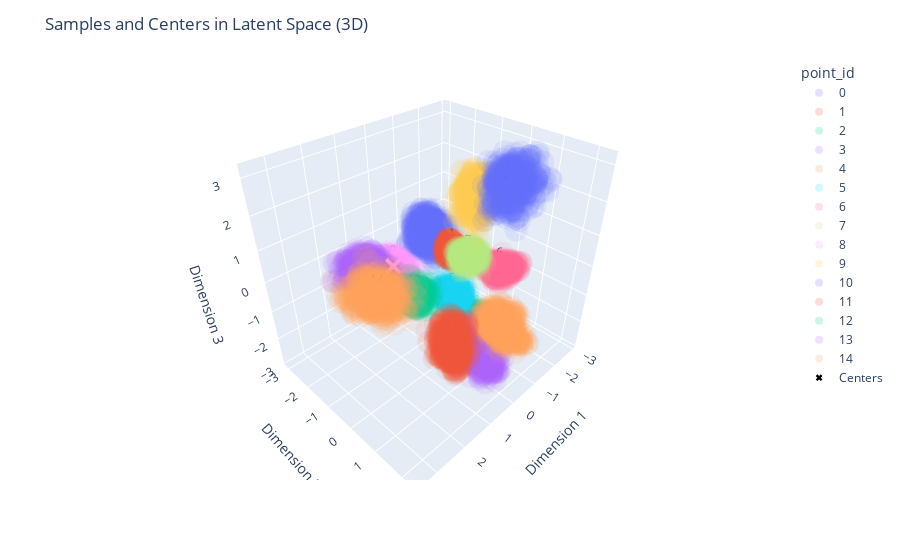

This figure's notebook cell:
### Code cell
plot_Z_samples_3D(samples_Z[-500:])

### Figure 1 — Plotly figure (JSON) as saved in the notebook; plotly's stock layout.template omitted (floating-point values rounded to 4 significant figures; data arrays with more than 128 entries replaced by an {"elided": "..."} marker saying what was removed)
{"data": [{"customdata": {"elided": "500x2 mixed values"}, "hovertemplate": "point_id=%{customdata[0]}<br>x=%{x}<br>y=%{y}<br>z=%{z}<br>sample_id=%{customdata[1]}<extra></extra>", "legendgroup": "0", "marker": {"color": "#636efa", "opacity": 0.1, "symbol": "circle"}, "mode": "markers", "name": "0", "scene": "scene", "showlegend": true, "type": "scatter3d", "x": {"elided": "500 float values"}, "y": {"elided": "500 float values"}, "z": {"elided": "500 float values"}}, {"customdata": {"elided": "500x2 mixed values"}, "hovertemplate": "point_id=%{customdata[0]}<br>x=%{x}<br>y=%{y}<br>z=%{z}<br>sample_id=%{customdata[1]}<extra></extra>", "legendgroup": "1", "marker": {"color": "#EF553B", "opacity": 0.1, "symbol": "circle"}, "mode": "markers", "name": "1", "scene": "scene", "showlegend": true, "type": "scatter3d", "x": {"elided": "500 float values"}, "y": {"elided": "500 float values"}, "z": {"elided": "500 float values"}}, {"customdata": {"elided": "500x2 mixed values"}, "hovertemplate": "point_id=%{customdata[0]}<br>x=%{x}<br>y=%{y}<br>z=%{z}<br>sample_id=%{customdata[1]}<extra></extra>", "legendgroup": "2", "marker": {"color": "#00cc96", "opacity": 0.1, "symbol": "circle"}, "mode": "markers", "name": "2", "scene": "scene", "showlegend": true, "type": "scatter3d", "x": {"elided": "500 float values"}, "y": {"elided": "500 float values"}, "z": {"elided": "500 float values"}}, {"customdata": {"elided": "500x2 mixed values"}, "hovertemplate": "point_id=%{customdata[0]}<br>x=%{x}<br>y=%{y}<br>z=%{z}<br>sample_id=%{customdata[1]}<extra></extra>", "legendgroup": "3", "marker": {"color": "#ab63fa", "opacity": 0.1, "symbol": "circle"}, "mode": "markers", "name": "3", "scene": "scene", "showlegend": true, "type": "scatter3d", "x": {"elided": "500 float values"}, "y": {"elided": "500 float values"}, "z": {"elided": "500 float values"}}, {"customdata": {"elided": "500x2 mixed values"}, "hovertemplate": "point_id=%{customdata[0]}<br>x=%{x}<br>y=%{y}<br>z=%{z}<br>sample_id=%{customdata[1]}<extra></extra>", "legendgroup": "4", "marker": {"color": "#FFA15A", "opacity": 0.1, "symbol": "circle"}, "mode": "markers", "name": "4", "scene": "scene", "showlegend": true, "type": "scatter3d", "x": {"elided": "500 float values"}, "y": {"elided": "500 float values"}, "z": {"elided": "500 float values"}}, {"customdata": {"elided": "500x2 mixed values"}, "hovertemplate": "point_id=%{customdata[0]}<br>x=%{x}<br>y=%{y}<br>z=%{z}<br>sample_id=%{customdata[1]}<extra></extra>", "legendgroup": "5", "marker": {"color": "#19d3f3", "opacity": 0.1, "symbol": "circle"}, "mode": "markers", "name": "5", "scene": "scene", "showlegend": true, "type": "scatter3d", "x": {"elided": "500 float values"}, "y": {"elided": "500 float values"}, "z": {"elided": "500 float values"}}, {"customdata": {"elided": "500x2 mixed values"}, "hovertemplate": "point_id=%{customdata[0]}<br>x=%{x}<br>y=%{y}<br>z=%{z}<br>sample_id=%{customdata[1]}<extra></extra>", "legendgroup": "6", "marker": {"color": "#FF6692", "opacity": 0.1, "symbol": "circle"}, "mode": "markers", "name": "6", "scene": "scene", "showlegend": true, "type": "scatter3d", "x": {"elided": "500 float values"}, "y": {"elided": "500 float values"}, "z": {"elided": "500 float values"}}, {"customdata": {"elided": "500x2 mixed values"}, "hovertemplate": "point_id=%{customdata[0]}<br>x=%{x}<br>y=%{y}<br>z=%{z}<br>sample_id=%{customdata[1]}<extra></extra>", "legendgroup": "7", "marker": {"color": "#B6E880", "opacity": 0.1, "symbol": "circle"}, "mode": "markers", "name": "7", "scene": "scene", "showlegend": true, "type": "scatter3d", "x": {"elided": "500 float values"}, "y": {"elided": "500 float values"}, "z": {"elided": "500 float values"}}, {"customdata": {"elided": "500x2 mixed values"}, "hovertemplate": "point_id=%{customdata[0]}<br>x=%{x}<br>y=%{y}<br>z=%{z}<br>sample_id=%{customdata[1]}<extra></extra>", "legendgroup": "8", "marker": {"color": "#FF97FF", "opacity": 0.1, "symbol": "circle"}, "mode": "markers", "name": "8", "scene": "scene", "showlegend": true, "type": "scatter3d", "x": {"elided": "500 float values"}, "y": {"elided": "500 float values"}, "z": {"elided": "500 float values"}}, {"customdata": {"elided": "500x2 mixed values"}, "hovertemplate": "point_id=%{customdata[0]}<br>x=%{x}<br>y=%{y}<br>z=%{z}<br>sample_id=%{customdata[1]}<extra></extra>", "legendgroup": "9", "marker": {"color": "#FECB52", "opacity": 0.1, "symbol": "circle"}, "mode": "markers", "name": "9", "scene": "scene", "showlegend": true, "type": "scatter3d", "x": {"elided": "500 float values"}, "y": {"elided": "500 float values"}, "z": {"elided": "500 float values"}}, {"customdata": {"elided": "500x2 mixed values"}, "hovertemplate": "point_id=%{customdata[0]}<br>x=%{x}<br>y=%{y}<br>z=%{z}<br>sample_id=%{customdata[1]}<extra></extra>", "legendgroup": "10", "marker": {"color": "#636efa", "opacity": 0.1, "symbol": "circle"}, "mode": "markers", "name": "10", "scene": "scene", "showlegend": true, "type": "scatter3d", "x": {"elided": "500 float values"}, "y": {"elided": "500 float values"}, "z": {"elided": "500 float values"}}, {"customdata": {"elided": "500x2 mixed values"}, "hovertemplate": "point_id=%{customdata[0]}<br>x=%{x}<br>y=%{y}<br>z=%{z}<br>sample_id=%{customdata[1]}<extra></extra>", "legendgroup": "11", "marker": {"color": "#EF553B", "opacity": 0.1, "symbol": "circle"}, "mode": "markers", "name": "11", "scene": "scene", "showlegend": true, "type": "scatter3d", "x": {"elided": "500 float values"}, "y": {"elided": "500 float values"}, "z": {"elided": "500 float values"}}, {"customdata": {"elided": "500x2 mixed values"}, "hovertemplate": "point_id=%{customdata[0]}<br>x=%{x}<br>y=%{y}<br>z=%{z}<br>sample_id=%{customdata[1]}<extra></extra>", "legendgroup": "12", "marker": {"color": "#00cc96", "opacity": 0.1, "symbol": "circle"}, "mode": "markers", "name": "12", "scene": "scene", "showlegend": true, "type": "scatter3d", "x": {"elided": "500 float values"}, "y": {"elided": "500 float values"}, "z": {"elided": "500 float values"}}, {"customdata": {"elided": "500x2 mixed values"}, "hovertemplate": "point_id=%{customdata[0]}<br>x=%{x}<br>y=%{y}<br>z=%{z}<br>sample_id=%{customdata[1]}<extra></extra>", "legendgroup": "13", "marker": {"color": "#ab63fa", "opacity": 0.1, "symbol": "circle"}, "mode": "markers", "name": "13", "scene": "scene", "showlegend": true, "type": "scatter3d", "x": {"elided": "500 float values"}, "y": {"elided": "500 float values"}, "z": {"elided": "500 float values"}}, {"customdata": {"elided": "500x2 mixed values"}, "hovertemplate": "point_id=%{customdata[0]}<br>x=%{x}<br>y=%{y}<br>z=%{z}<br>sample_id=%{customdata[1]}<extra></extra>", "legendgroup": "14", "marker": {"color": "#FFA15A", "opacity": 0.1, "symbol": "circle"}, "mode": "markers", "name": "14", "scene": "scene", "showlegend": true, "type": "scatter3d", "x": {"elided": "500 float values"}, "y": {"elided": "500 float values"}, "z": {"elided": "500 float values"}}, {"marker": {"color": "black", "size": 6, "symbol": "x"}, "mode": "markers+text", "name": "Centers", "text": ["0", "1", "2", "3", "4", "5", "6", "7", "8", "9", "10", "11", "12", "13", "14"], "textposition": "top center", "type": "scatter3d", "x": [-1.421, -0.7055, -0.79, 0.3324, -0.2328, -0.9281, -0.6747, 0.2654, 0.8309, -1.483, -1.809, 1.338, 1.533, 1.027, 2.718], "y": [-2.296, -0.6232, 0.3348, 1.422, 1.687, -0.7159, 1.127, 0.8295, -1.357, -0.4679, 0.4438, 1.333, 0.2375, -2.264, 0.3098], "z": [-0.1901, 0.2534, -2.014, -1.546, -0.8723, -1.511, 0.4745, 1.168, 0.05753, 1.722, 2.255, -0.6937, 0.3035, -0.411, 1.004]}], "layout": {"legend": {"title": {"text": "point_id"}, "tracegroupgap": 0}, "margin": {"t": 60}, "scene": {"domain": {"x": [0, 1], "y": [0, 1]}, "xaxis": {"title": {"text": "Dimension 1"}}, "yaxis": {"title": {"text": "Dimension 2"}}, "zaxis": {"title": {"text": "Dimension 3"}}}, "title": {"text": "Samples and Centers in Latent Space (3D)"}}}
